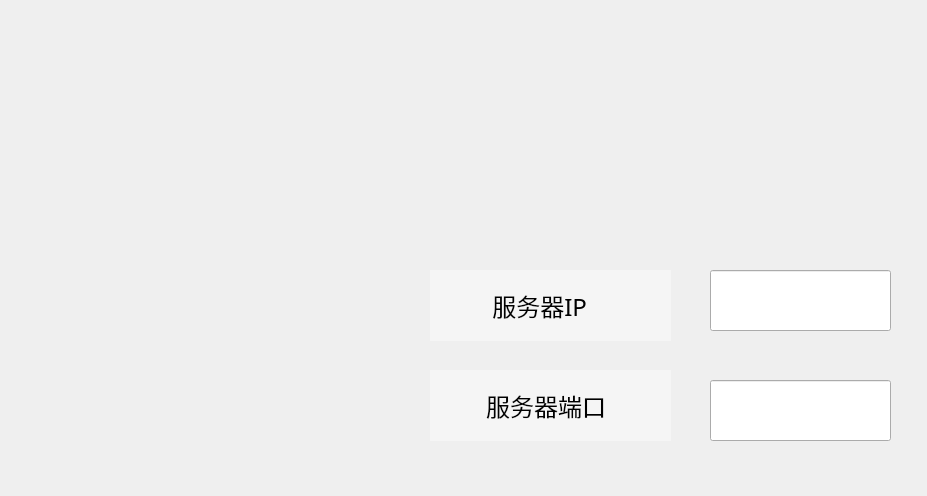
<?xml version="1.0" encoding="UTF-8"?>
<ui version="4.0">
 <class>severAddress</class>
 <widget class="QDialog" name="severAddress">
  <property name="geometry">
   <rect>
    <x>0</x>
    <y>0</y>
    <width>927</width>
    <height>496</height>
   </rect>
  </property>
  <property name="windowTitle">
   <string>服务器设置</string>
  </property>
  <property name="styleSheet">
   <string notr="true">#severAddress{
border-image: url(:/image/login/preview.jpg);
}
</string>
  </property>
  <widget class="QLabel" name="label">
   <property name="geometry">
    <rect>
     <x>430</x>
     <y>270</y>
     <width>241</width>
     <height>71</height>
    </rect>
   </property>
   <property name="font">
    <font>
     <family>造字工房悦圆演示版常规体</family>
     <pointsize>18</pointsize>
     <weight>50</weight>
     <bold>false</bold>
    </font>
   </property>
   <property name="styleSheet">
    <string notr="true">#label{
background-color: rgba(255, 255, 255, 100);
}</string>
   </property>
   <property name="text">
    <string>          服务器IP</string>
   </property>
  </widget>
  <widget class="QLabel" name="label_2">
   <property name="geometry">
    <rect>
     <x>430</x>
     <y>370</y>
     <width>241</width>
     <height>71</height>
    </rect>
   </property>
   <property name="font">
    <font>
     <family>造字工房悦黑体验版常规体</family>
     <pointsize>18</pointsize>
     <weight>50</weight>
     <bold>false</bold>
    </font>
   </property>
   <property name="styleSheet">
    <string notr="true">#label_2{
background-color: rgba(255, 255, 255, 100);
}</string>
   </property>
   <property name="text">
    <string>         服务器端口</string>
   </property>
  </widget>
  <widget class="QLineEdit" name="ip">
   <property name="geometry">
    <rect>
     <x>710</x>
     <y>270</y>
     <width>181</width>
     <height>61</height>
    </rect>
   </property>
   <property name="styleSheet">
    <string notr="true">#lineEdit{
background-color: rgba(255, 255, 255, 100);
border-radius:10px;
}</string>
   </property>
  </widget>
  <widget class="QLineEdit" name="port">
   <property name="geometry">
    <rect>
     <x>710</x>
     <y>380</y>
     <width>181</width>
     <height>61</height>
    </rect>
   </property>
   <property name="styleSheet">
    <string notr="true">#lineEdit_2{
background-color: rgba(255, 255, 255, 100);
}</string>
   </property>
  </widget>
 </widget>
 <resources/>
 <connections/>
</ui>
